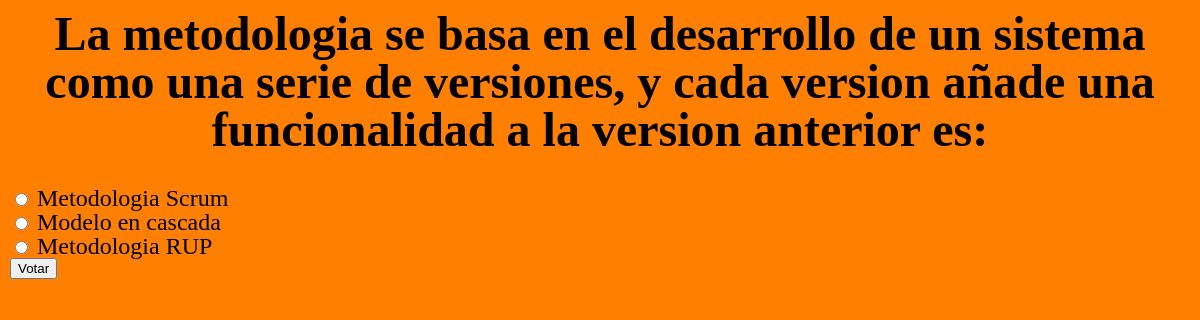
The page /polls/10/ on the database its author committed.
### polls/models.py (models this page shows, shortened)
class Question(models.Model):
    question_text = models.CharField(max_length=200)
    pub_date = models.DateTimeField('date published')
    def was_published_recently(self):
        now = timezone.now()
        return now - datetime.timedelta(days=1) <= self.pub_date <= now
    was_published_recently.admin_order_field = 'pub_date'
    was_published_recently.boolean = True
    was_published_recently.short_description = 'Published recently?'

class Choice(models.Model):
    question = models.ForeignKey(Question, on_delete=models.CASCADE)
    choice_text = models.CharField(max_length=200)
    votes = models.IntegerField(default=0)

### polls/views.py (the view)
# urls.py: path('<int:pk>/', views.DetailView.as_view(), name='detail'),
class DetailView(generic.DetailView):
    model = Question
    template_name = 'polls/detail.html'
    def get_queryset(self):
        return Question.objects.filter(pub_date__lte=timezone.now())

### polls/templates/polls/detail.html (shortened to what this page needs)
{% load static %}
<head>
<link rel="stylesheet" type="text/css" href="{% static 'polls/style.css' %}">
<head/>
<h1>{{ question.question_text }}</h1>
<form action="{% url 'polls:vote' question.id %}" method="post">
{% for choice in question.choice_set.all %}
    <input type="radio" name="choice" id="choice{{ forloop.counter }}" value="{{ choice.id }}">
    <label for="choice{{ forloop.counter }}">{{ choice.choice_text }}</label><br>
{% endfor %}
<input type="submit" value="Votar">
</form>

### polls/static/polls/style.css (style rules this page uses)
h1 { text-align: center ; }

### rows shown on the page
Question: question_text "La metodologia se basa en el desarrollo de un sistema como una serie de versiones, y cada version añade una funcionalidad a la version anterior es:"
Choice: choice_text "Metodologia Scrum"
Choice: choice_text "Modelo en cascada"
Choice: choice_text "Metodologia RUP"
